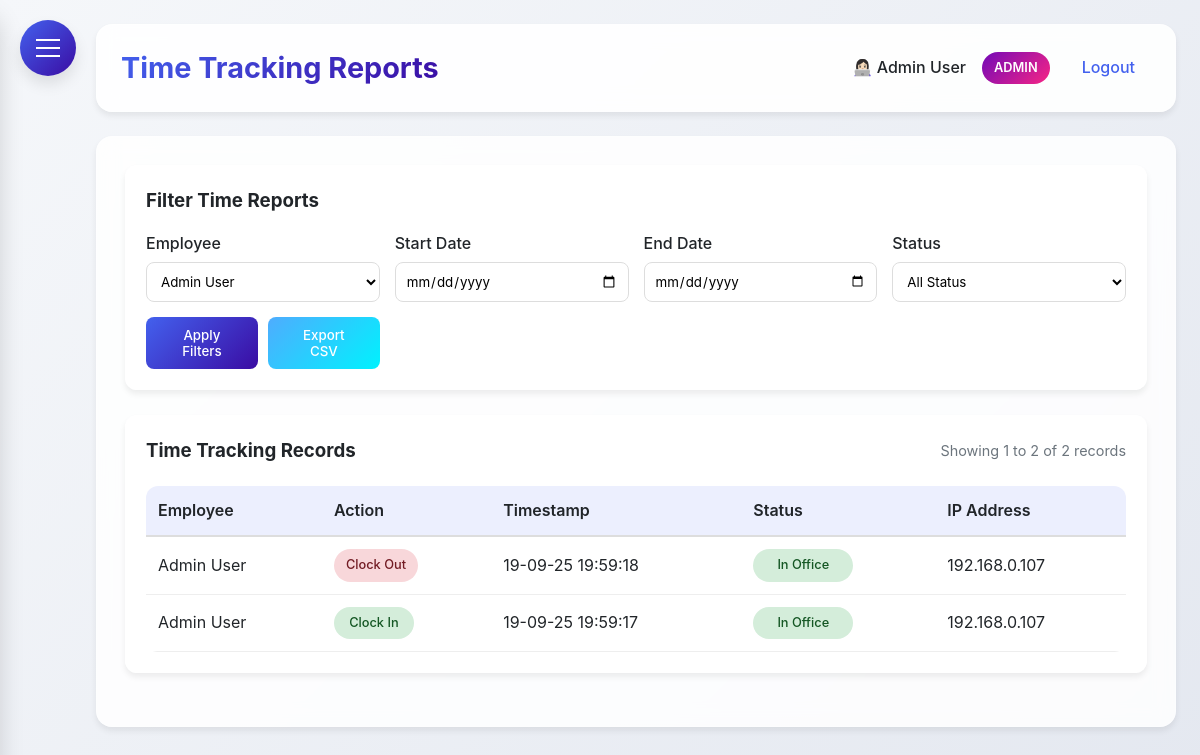
Before: /time_reports?employee_id=1 (signed in) with the older database file.
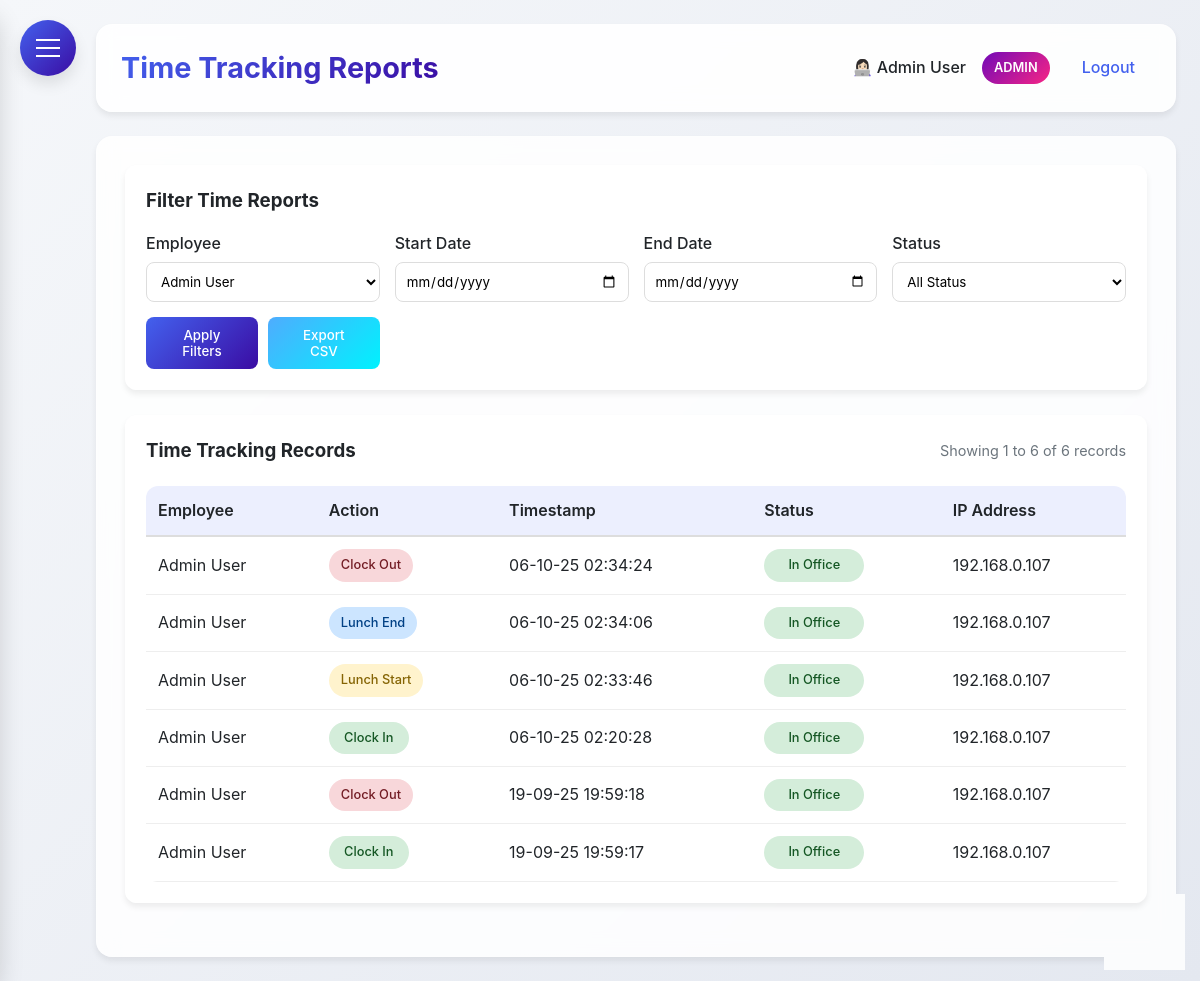
After: the same page with the newer database file.
### HerculesSystem.py (models this page shows, shortened)
class Employee(UserMixin, db.Model):
    __tablename__ = 'employee'  # Explicitly set to 'employees'
    id = db.Column(db.Integer, primary_key=True)
    username = db.Column(db.String(80), unique=True, nullable=False)
    password = db.Column(db.String(120), nullable=False)
    full_name = db.Column(db.String(120), nullable=False)
    email = db.Column(db.String(120), unique=True, nullable=False)
    nationality = db.Column(db.String(80), nullable=False)
    employee_id = db.Column(db.String(80), unique=True, nullable=False)
    hire_date = db.Column(db.Date)
    is_admin = db.Column(db.Boolean, default=False)
    user_type = db.Column(db.String(20), default='employee')
    last_clock_in = db.Column(db.DateTime)
    last_clock_out = db.Column(db.DateTime)
    last_lunch_start = db.Column(db.DateTime)
    last_lunch_end = db.Column(db.DateTime)
    date_joined = db.Column(db.Date, nullable=True)  # Date when employee joined the company
    basic_salary = db.Column(db.Numeric(10, 2), nullable=True)  # Basic salary
    leave_balances = db.relationship('LeaveBalance', back_populates='employee', lazy=True)

class TimeTracking(db.Model):
    __tablename__ = 'time_tracking'
    id = db.Column(db.Integer, primary_key=True)
    employee_id = db.Column(db.Integer, db.ForeignKey('employee.id'), nullable=False)
    action_type = db.Column(db.String(20), nullable=False)  #clock_in, clock_out, lunch_start, lunch_end
    timestamp = db.Column(db.DateTime, nullable=True)
    latitude = db.Column(db.Float, nullable=True)
    longitude = db.Column(db.Float, nullable=True)
    address = db.Column(db.String(200), nullable=True)
    status = db.Column(db.String(20), nullable=True)    # in/out office
    ip_address = db.Column(db.String(45), nullable=True)
    employee = db.relationship('Employee', backref=db.backref('time_entries', lazy=True))

### HerculesSystem.py (the view)
@app.route('/time_reports', methods=['GET'])
@login_required
def time_reports():
    now = datetime.now(MYT)
    employee_id = request.args.get('employee_id')
    start_date = request.args.get('start_date')
    end_date = request.args.get('end_date')
    status = request.args.get('status')
    page = request.args.get('page', 1, type=int)
    per_page = 50  # Records per page
    employees = Employee.query.all() if current_user.user_type == 'admin' else []
    query = TimeTracking.query
    if current_user.user_type != 'admin':
        query = query.filter(TimeTracking.employee_id == current_user.id)
    else:
        query = query.join(Employee, TimeTracking.employee_id == Employee.id)
    if employee_id:
        query = query.filter(TimeTracking.employee_id == employee_id)
    if start_date:
        query = query.filter(func.date(TimeTracking.timestamp) >= start_date)
    if end_date:
        query = query.filter(func.date(TimeTracking.timestamp) <= end_date)
    if status:
        query = query.filter(TimeTracking.status == status)
    time_records = query.order_by(TimeTracking.timestamp.desc()).paginate(
        page=page, per_page=per_page, error_out=False
    )
    return render_template('time_reports.html',
                         time_records=time_records.items,
                         employees=employees,
                         current_user=current_user,
                         page=page,
                         per_page=per_page,
                         total_records=time_records.total,
                         total_pages=time_records.pages)

### HerculesSystem.py (called while the page is built)
@app.after_request
def add_security_headers(response):
    response.headers['Permissions-Policy'] = 'geolocation=()'
    return response

@login_manager.user_loader
def load_user(user_id):
    return db.session.get(Employee, int(user_id))

@app.context_processor
def inject_now():
    return {'now': datetime.utcnow()}

@app.before_request
def before_request():
    if request.url.startswith('https://'):
        new_url = request.url.replace('https://', 'http://', 1)
        return redirect(new_url, code=301)

### templates/time_reports.html (shortened to what this page needs)
{% extends "base.html" %}
{% block content %}
<div class="dashboard-container">
    {% if current_user.user_type == 'admin' %}
    <div class="glass filter-section">
        <h3>Filter Time Reports</h3>
        <form id="filterForm" method="GET" action="{{ url_for('time_reports') }}">
            <div class="filter-grid">
                <div>
                    <label>Employee</label>
                    <select name="employee_id">
                        {% for employee in employees %}
                        <option value="{{ employee.id }}" {% if request.args.get('employee_id') == employee.id|string %}selected{% endif %}>{{ employee.full_name }}</option>
                        {% endfor %}
                    </select>
                </div>
                <div>
                    <label>Start Date</label>
                    <input type="date" name="start_date" value="{{ request.args.get('start_date', '') }}">
                </div>
                <div>
                    <label>End Date</label>
                    <input type="date" name="end_date" value="{{ request.args.get('end_date', '') }}">
                </div>
                <div>
                    <label>Status</label>
                    <select name="status">
                        <option value="" {% if not request.args.get('status') %}selected{% endif %}>All Status</option>
                    </select>
                </div>
                <div class="filter-buttons">
                    <button type="submit" class="btn-primary">Apply Filters</button>
                    <button type="button" id="exportButton" class="btn-export">Export CSV</button>
                </div>
            </div>
        </form>
    </div>
    {% endif %}
    <div class="glass table-section">
        <div style="display: flex; justify-content: space-between; align-items: center; margin-bottom: 20px;">
            <h3 style="margin: 0;">Time Tracking Records</h3>
            {% if time_records %}
            <div style="color: var(--gray); font-size: 0.9rem;">
                Showing {{ (page - 1) * per_page + 1 }} to {{ [page * per_page, total_records]|min }} of {{ total_records }} records
            </div>
            {% endif %}
        </div>
        {% if time_records %}
        <div class="table-container">
            <table>
                <thead>
                    <tr>
                        {% if current_user.user_type == 'admin' %}
                        <th>Employee</th>
                        {% endif %}
                        <th>Action</th>
                        <th>Timestamp</th>
                        {% if current_user.user_type == 'admin' %}
                        <th>Status</th>
                        <th>IP Address</th>
                        {% endif %}
                    </tr>
                </thead>
                <tbody>
                    {% for record in time_records %}
                    <tr>
                        {% if current_user.user_type == 'admin' %}
                        <td>{{ record.employee.full_name }}</td>
                        {% endif %}
                        <td>
                            <span class="action-badge action-{{ record.action_type }}">
                                {{ record.action_type.replace('_', ' ').title() }}
                            </span>
                        </td>
                        <td>{{ record.timestamp.strftime('%d-%m-%y %H:%M:%S') }}</td>
                        {% if current_user.user_type == 'admin' %}
                        <td>
                            <span class="status-badge status-{{ record.status }}">
                                {{ record.status.replace('_', ' ').title() if record.status else 'N/A' }}
                            </span>
                        </td>
                        <td>{{ record.ip_address or 'N/A' }}</td>
                        {% endif %}
                    </tr>
                    {% endfor %}
                </tbody>
            </table>
        </div>
        {% else %}
        <div class="no-records">
            <p>No time tracking records found.</p>
        </div>
        {% endif %}
    </div>
</div>
{% endblock %}

### templates/base.html (shortened to what this page needs)
<!DOCTYPE html>
<html lang="en">
<head>
</head>
<body>
    <div class="hamburger-menu" id="hamburgerMenu">
        <span></span>
    </div>
    <div class="main-content" id="mainContent">
        <div class="header">
            <h1>{% block header %}Hercules HR{% endblock %}</h1>
            <div class="user-info">
                {% if current_user.is_authenticated %}
                <span>👩🏻‍💻 {{ current_user.full_name }}</span>
                {% if current_user.user_type == 'admin' %}
                <span class="admin-badge">ADMIN</span>
                {% endif %}
                <a href="{{ url_for('logout') }}">Logout</a>
                {% else %}
                <a href="{{ url_for('login') }}">Login</a>
                {% endif %}
            </div>
        </div>
        <div class="content">
            {% block content %}{% endblock %}
        </div>
    </div>
</body>
</html>

### templates/base.html (style rules this page uses)
:root { --primary: #4361ee; --secondary: #3a0ca3; --accent: #7209b7; --success: #4cc9f0; --danger: #f72585; --warning: #fca311; --info: #4895ef; --light: #f8f9fa; --dark: #212529; --gray: #6c757d; --gradient-primary: linear-gradient(135deg, #4361ee, #3a0ca3); --sidebar-gradient: linear-gradient(135deg, #4361ee, #3a0ca3); --gradient-accent: linear-gradient(135deg, #7209b7, #f72585); --shadow-sm: 0 4px 6px rgba(0, 0, 0, 0.07); --shadow-md: 0 8px 15px rgba(0, 0, 0, 0.1); --shadow-lg: 0 15px 25px rgba(0, 0, 0, 0.15); --border-radius: 12px; --border-radius-lg: 16px; --border-radius-xl: 20px; --sidebar-radius: 20px; --dark-bg: #1a1f35; --dark-container: #252a40; }
* { margin: 0; padding: 0; box-sizing: border-box; font-family: 'Inter', 'Segoe UI', system-ui, -apple-system, sans-serif; }
body { display: flex; min-height: 100vh; background: linear-gradient(135deg, #f5f7fa 0%, #e4e8f0 100%); color: var(--dark); line-height: 1.6; transition: background 0.3s ease, color 0.3s ease; }
.glass { background: rgba(255, 255, 255, 0.85); backdrop-filter: blur(10px); border-radius: var(--border-radius); border: 1px solid rgba(255, 255, 255, 0.2); box-shadow: var(--shadow-sm); transition: background 0.3s ease, border 0.3s ease; }
.hamburger-menu { position: fixed; top: 20px; left: 20px; z-index: 1000; cursor: pointer; background: var(--gradient-primary); border-radius: 50%; width: 56px; height: 56px; display: flex; align-items: center; justify-content: center; box-shadow: var(--shadow-md); transition: all 0.3s ease; }
.hamburger-menu span { display: block; width: 24px; height: 2px; background: #fff; position: relative; transition: all 0.3s cubic-bezier(0.4, 0, 0.2, 1); }
.hamburger-menu span:before, .hamburger-menu span:after { content: ''; position: absolute; width: 24px; height: 2px; background: #fff; transition: all 0.3s cubic-bezier(0.4, 0, 0.2, 1); }
.hamburger-menu span:before { top: -8px; }
.hamburger-menu span:after { top: 8px; }
.main-content { flex: 1; padding: 24px; margin-left: 0; transition: margin-left 0.3s cubic-bezier(0.4, 0, 0.2, 1); padding-left: 96px; }
.header { background: rgba(255, 255, 255, 0.9); backdrop-filter: blur(10px); padding: 20px 24px; border-radius: var(--border-radius-lg); box-shadow: var(--shadow-sm); display: flex; justify-content: space-between; align-items: center; margin-bottom: 24px; border: 1px solid rgba(255, 255, 255, 0.2); transition: background 0.3s ease, border 0.3s ease; }
.header h1 { font-size: 1.8rem; font-weight: 700; background: var(--gradient-primary); -webkit-background-clip: text; background-clip: text; color: transparent; }
.user-info { display: flex; align-items: center; gap: 16px; }
.user-info span { color: var(--dark); font-weight: 500; }
.user-info .admin-badge { background: var(--gradient-accent); color: white; padding: 6px 12px; border-radius: 20px; font-size: 0.8rem; font-weight: 600; }
.user-info a { color: var(--primary); text-decoration: none; font-weight: 500; transition: all 0.2s ease; padding: 8px 16px; border-radius: 8px; }
.content { background: rgba(255, 255, 255, 0.85); backdrop-filter: blur(10px); padding: 28px; border-radius: var(--border-radius-lg); box-shadow: var(--shadow-sm); border: 1px solid rgba(255, 255, 255, 0.2); transition: background 0.3s ease, border 0.3s ease; }
.btn-primary { background: var(--gradient-primary); color: white; }
table { color: var(--dark); }
.content { animation: fadeIn 0.4s ease-out; }

Changed rows visible on the page:
added TimeTracking: employee.full_name "Admin User", action_type.replace "Clock Out", timestamp "06-10-25 02:34:24", status.replace "In Office", ip_address "192.168.0.107"
added TimeTracking: employee.full_name "Admin User", action_type.replace "Lunch End", timestamp "06-10-25 02:34:06", status.replace "In Office", ip_address "192.168.0.107"
added TimeTracking: employee.full_name "Admin User", action_type.replace "Lunch Start", timestamp "06-10-25 02:33:46", status.replace "In Office", ip_address "192.168.0.107"
added TimeTracking: employee.full_name "Admin User", action_type.replace "Clock In", timestamp "06-10-25 02:20:28", status.replace "In Office", ip_address "192.168.0.107"
Other visible differences:
{{ [page * per_page, total_records]|min }}: "2" → "6"
{{ total_records }}: "2" → "6"
